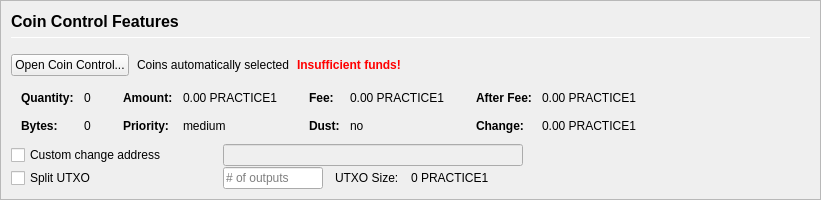
         <widget class="QFrame" name="frameCoinControl">
          <property name="sizePolicy">
           <sizepolicy hsizetype="Expanding" vsizetype="Expanding">
            <horstretch>0</horstretch>
            <verstretch>0</verstretch>
           </sizepolicy>
          </property>
          <property name="maximumSize">
           <size>
            <width>16777215</width>
            <height>16777215</height>
           </size>
          </property>
          <property name="frameShape">
           <enum>QFrame::StyledPanel</enum>
          </property>
          <property name="frameShadow">
           <enum>QFrame::Sunken</enum>
          </property>
          <layout class="QVBoxLayout" name="verticalLayoutCoinControl2">
           <property name="spacing">
            <number>0</number>
           </property>
           <property name="leftMargin">
            <number>0</number>
           </property>
           <property name="topMargin">
            <number>0</number>
           </property>
           <property name="rightMargin">
            <number>0</number>
           </property>
           <property name="bottomMargin">
            <number>0</number>
           </property>
           <item>
            <widget class="QFrame" name="frameCoinControl_BG">
             <layout class="QVBoxLayout" name="verticalLayoutCoinControl" stretch="0,0,0,0,0,0">
              <property name="spacing">
               <number>1</number>
              </property>
              <property name="leftMargin">
               <number>10</number>
              </property>
              <property name="topMargin">
               <number>10</number>
              </property>
              <item>
               <layout class="QHBoxLayout" name="horizontalLayoutCoinControl1">
                <property name="bottomMargin">
                 <number>15</number>
                </property>
                <item>
                 <layout class="QVBoxLayout" name="verticalLayout_3">
                  <property name="spacing">
                   <number>6</number>
                  </property>
                  <item>
                   <widget class="QLabel" name="labelCoinControlFeatures">
                    <property name="sizePolicy">
                     <sizepolicy hsizetype="Preferred" vsizetype="Maximum">
                      <horstretch>0</horstretch>
                      <verstretch>0</verstretch>
                     </sizepolicy>
                    </property>
                    <property name="minimumSize">
                     <size>
                      <width>0</width>
                      <height>20</height>
                     </size>
                    </property>
                    <property name="font">
                     <font>
                      <pointsize>12</pointsize>
                      <weight>75</weight>
                      <bold>true</bold>
                     </font>
                    </property>
                    <property name="styleSheet">
                     <string notr="true">font-weight:bold;</string>
                    </property>
                    <property name="text">
                     <string>Coin Control Features</string>
                    </property>
                   </widget>
                  </item>
                  <item>
                   <widget class="Line" name="line">
                    <property name="minimumSize">
                     <size>
                      <width>0</width>
                      <height>1</height>
                     </size>
                    </property>
                    <property name="maximumSize">
                     <size>
                      <width>16777215</width>
                      <height>1</height>
                     </size>
                    </property>
                    <property name="orientation">
                     <enum>Qt::Horizontal</enum>
                    </property>
                   </widget>
                  </item>
                 </layout>
                </item>
               </layout>
              </item>
              <item>
               <layout class="QHBoxLayout" name="horizontalLayoutCoinControl2" stretch="0,0,0,0">
                <property name="spacing">
                 <number>8</number>
                </property>
                <property name="bottomMargin">
                 <number>10</number>
                </property>
                <item>
                 <widget class="QPushButton" name="pushButtonCoinControl">
                  <property name="styleSheet">
                   <string notr="true"/>
                  </property>
                  <property name="text">
                   <string>Open Coin Control...</string>
                  </property>
                  <property name="autoDefault">
                   <bool>false</bool>
                  </property>
                 </widget>
                </item>
                <item>
                 <widget class="QLabel" name="labelCoinControlAutomaticallySelected">
                  <property name="text">
                   <string>Coins automatically selected</string>
                  </property>
                  <property name="margin">
                   <number>5</number>
                  </property>
                 </widget>
                </item>
                <item>
                 <widget class="QLabel" name="labelCoinControlInsuffFunds">
                  <property name="font">
                   <font>
                    <weight>75</weight>
                    <bold>true</bold>
                   </font>
                  </property>
                  <property name="styleSheet">
                   <string notr="true">color:red;font-weight:bold;</string>
                  </property>
                  <property name="text">
                   <string>Insufficient funds!</string>
                  </property>
                  <property name="margin">
                   <number>5</number>
                  </property>
                 </widget>
                </item>
                <item>
                 <spacer name="horizontalSpacerCoinControl">
                  <property name="orientation">
                   <enum>Qt::Horizontal</enum>
                  </property>
                  <property name="sizeHint" stdset="0">
                   <size>
                    <width>40</width>
                    <height>1</height>
                   </size>
                  </property>
                 </spacer>
                </item>
               </layout>
              </item>
              <item>
               <widget class="QWidget" name="widgetCoinControl" native="true">
                <property name="sizePolicy">
                 <sizepolicy hsizetype="Preferred" vsizetype="Preferred">
                  <horstretch>0</horstretch>
                  <verstretch>0</verstretch>
                 </sizepolicy>
                </property>
                <property name="minimumSize">
                 <size>
                  <width>0</width>
                  <height>0</height>
                 </size>
                </property>
                <property name="styleSheet">
                 <string notr="true"/>
                </property>
                <layout class="QHBoxLayout" name="horizontalLayoutCoinControl5">
                 <property name="leftMargin">
                  <number>0</number>
                 </property>
                 <property name="topMargin">
                  <number>0</number>
                 </property>
                 <property name="rightMargin">
                  <number>0</number>
                 </property>
                 <property name="bottomMargin">
                  <number>0</number>
                 </property>
                 <item>
                  <layout class="QHBoxLayout" name="horizontalLayoutCoinControl3" stretch="0,0,0,1">
                   <property name="spacing">
                    <number>20</number>
                   </property>
                   <property name="topMargin">
                    <number>0</number>
                   </property>
                   <property name="bottomMargin">
                    <number>10</number>
                   </property>
                   <item>
                    <layout class="QFormLayout" name="formLayoutCoinControl1">
                     <property name="horizontalSpacing">
                      <number>10</number>
                     </property>
                     <property name="verticalSpacing">
                      <number>14</number>
                     </property>
                     <property name="leftMargin">
                      <number>10</number>
                     </property>
                     <property name="topMargin">
                      <number>4</number>
                     </property>
                     <property name="rightMargin">
                      <number>6</number>
                     </property>
                     <item row="0" column="0">
                      <widget class="QLabel" name="labelCoinControlQuantityText">
                       <property name="font">
                        <font>
                         <weight>75</weight>
                         <bold>true</bold>
                        </font>
                       </property>
                       <property name="text">
                        <string>Quantity:</string>
                       </property>
                       <property name="margin">
                        <number>0</number>
                       </property>
                      </widget>
                     </item>
                     <item row="0" column="1">
                      <widget class="QLabel" name="labelCoinControlQuantity">
                       <property name="cursor">
                        <cursorShape>IBeamCursor</cursorShape>
                       </property>
                       <property name="contextMenuPolicy">
                        <enum>Qt::ActionsContextMenu</enum>
                       </property>
                       <property name="text">
                        <string notr="true">0</string>
                       </property>
                       <property name="margin">
                        <number>0</number>
                       </property>
                       <property name="textInteractionFlags">
                        <set>Qt::LinksAccessibleByMouse|Qt::TextSelectableByKeyboard|Qt::TextSelectableByMouse</set>
                       </property>
                      </widget>
                     </item>
                     <item row="1" column="0">
                      <widget class="QLabel" name="labelCoinControlBytesText">
                       <property name="font">
                        <font>
                         <weight>75</weight>
                         <bold>true</bold>
                        </font>
                       </property>
                       <property name="text">
                        <string>Bytes:</string>
                       </property>
                      </widget>
                     </item>
                     <item row="1" column="1">
                      <widget class="QLabel" name="labelCoinControlBytes">
                       <property name="cursor">
                        <cursorShape>IBeamCursor</cursorShape>
                       </property>
                       <property name="contextMenuPolicy">
                        <enum>Qt::ActionsContextMenu</enum>
                       </property>
                       <property name="text">
                        <string notr="true">0</string>
                       </property>
                       <property name="textInteractionFlags">
                        <set>Qt::LinksAccessibleByMouse|Qt::TextSelectableByKeyboard|Qt::TextSelectableByMouse</set>
                       </property>
                      </widget>
                     </item>
                    </layout>
                   </item>
                   <item>
                    <layout class="QFormLayout" name="formLayoutCoinControl2">
                     <property name="horizontalSpacing">
                      <number>10</number>
                     </property>
                     <property name="verticalSpacing">
                      <number>14</number>
                     </property>
                     <property name="leftMargin">
                      <number>6</number>
                     </property>
                     <property name="topMargin">
                      <number>4</number>
                     </property>
                     <property name="rightMargin">
                      <number>6</number>
                     </property>
                     <item row="0" column="0">
                      <widget class="QLabel" name="labelCoinControlAmountText">
                       <property name="font">
                        <font>
                         <weight>75</weight>
                         <bold>true</bold>
                        </font>
                       </property>
                       <property name="text">
                        <string>Amount:</string>
                       </property>
                       <property name="margin">
                        <number>0</number>
                       </property>
                      </widget>
                     </item>
                     <item row="0" column="1">
                      <widget class="QLabel" name="labelCoinControlAmount">
                       <property name="cursor">
                        <cursorShape>IBeamCursor</cursorShape>
                       </property>
                       <property name="contextMenuPolicy">
                        <enum>Qt::ActionsContextMenu</enum>
                       </property>
                       <property name="text">
                        <string notr="true">0.00 PRACTICE1</string>
                       </property>
                       <property name="textInteractionFlags">
                        <set>Qt::LinksAccessibleByMouse|Qt::TextSelectableByKeyboard|Qt::TextSelectableByMouse</set>
                       </property>
                      </widget>
                     </item>
                     <item row="1" column="0">
                      <widget class="QLabel" name="labelCoinControlPriorityText">
                       <property name="font">
                        <font>
                         <weight>75</weight>
                         <bold>true</bold>
                        </font>
                       </property>
                       <property name="text">
                        <string>Priority:</string>
                       </property>
                      </widget>
                     </item>
                     <item row="1" column="1">
                      <widget class="QLabel" name="labelCoinControlPriority">
                       <property name="cursor">
                        <cursorShape>IBeamCursor</cursorShape>
                       </property>
                       <property name="contextMenuPolicy">
                        <enum>Qt::ActionsContextMenu</enum>
                       </property>
                       <property name="text">
                        <string>medium</string>
                       </property>
                       <property name="textInteractionFlags">
                        <set>Qt::LinksAccessibleByMouse|Qt::TextSelectableByKeyboard|Qt::TextSelectableByMouse</set>
                       </property>
                      </widget>
                     </item>
                    </layout>
                   </item>
                   <item>
                    <layout class="QFormLayout" name="formLayoutCoinControl3">
                     <property name="horizontalSpacing">
                      <number>10</number>
                     </property>
                     <property name="verticalSpacing">
                      <number>14</number>
                     </property>
                     <property name="leftMargin">
                      <number>6</number>
                     </property>
                     <property name="topMargin">
                      <number>4</number>
                     </property>
                     <property name="rightMargin">
                      <number>6</number>
                     </property>
                     <item row="0" column="0">
                      <widget class="QLabel" name="labelCoinControlFeeText">
                       <property name="font">
                        <font>
                         <weight>75</weight>
                         <bold>true</bold>
                        </font>
                       </property>
                       <property name="text">
                        <string>Fee:</string>
                       </property>
                       <property name="margin">
                        <number>0</number>
                       </property>
                      </widget>
                     </item>
                     <item row="0" column="1">
                      <widget class="QLabel" name="labelCoinControlFee">
                       <property name="cursor">
                        <cursorShape>IBeamCursor</cursorShape>
                       </property>
                       <property name="contextMenuPolicy">
                        <enum>Qt::ActionsContextMenu</enum>
                       </property>
                       <property name="text">
                        <string notr="true">0.00 PRACTICE1</string>
                       </property>
                       <property name="textInteractionFlags">
                        <set>Qt::LinksAccessibleByMouse|Qt::TextSelectableByKeyboard|Qt::TextSelectableByMouse</set>
                       </property>
                      </widget>
                     </item>
                     <item row="1" column="0">
                      <widget class="QLabel" name="labelCoinControlLowOutputText">
                       <property name="font">
                        <font>
                         <weight>75</weight>
                         <bold>true</bold>
                        </font>
                       </property>
                       <property name="text">
                        <string>Dust:</string>
                       </property>
                      </widget>
                     </item>
                     <item row="1" column="1">
                      <widget class="QLabel" name="labelCoinControlLowOutput">
                       <property name="cursor">
                        <cursorShape>IBeamCursor</cursorShape>
                       </property>
                       <property name="contextMenuPolicy">
                        <enum>Qt::ActionsContextMenu</enum>
                       </property>
                       <property name="text">
                        <string>no</string>
                       </property>
                       <property name="textInteractionFlags">
                        <set>Qt::LinksAccessibleByMouse|Qt::TextSelectableByKeyboard|Qt::TextSelectableByMouse</set>
                       </property>
                      </widget>
                     </item>
                    </layout>
                   </item>
                   <item>
                    <layout class="QFormLayout" name="formLayoutCoinControl4">
                     <property name="horizontalSpacing">
                      <number>10</number>
                     </property>
                     <property name="verticalSpacing">
                      <number>14</number>
                     </property>
                     <property name="leftMargin">
                      <number>6</number>
                     </property>
                     <property name="topMargin">
                      <number>4</number>
                     </property>
                     <property name="rightMargin">
                      <number>6</number>
                     </property>
                     <item row="0" column="0">
                      <widget class="QLabel" name="labelCoinControlAfterFeeText">
                       <property name="font">
                        <font>
                         <weight>75</weight>
                         <bold>true</bold>
                        </font>
                       </property>
                       <property name="text">
                        <string>After Fee:</string>
                       </property>
                       <property name="margin">
                        <number>0</number>
                       </property>
                      </widget>
                     </item>
                     <item row="0" column="1">
                      <widget class="QLabel" name="labelCoinControlAfterFee">
                       <property name="cursor">
                        <cursorShape>IBeamCursor</cursorShape>
                       </property>
                       <property name="contextMenuPolicy">
                        <enum>Qt::ActionsContextMenu</enum>
                       </property>
                       <property name="text">
                        <string notr="true">0.00 PRACTICE1</string>
                       </property>
                       <property name="textInteractionFlags">
                        <set>Qt::LinksAccessibleByMouse|Qt::TextSelectableByKeyboard|Qt::TextSelectableByMouse</set>
                       </property>
                      </widget>
                     </item>
                     <item row="1" column="0">
                      <widget class="QLabel" name="labelCoinControlChangeText">
                       <property name="font">
                        <font>
                         <weight>75</weight>
                         <bold>true</bold>
                        </font>
                       </property>
                       <property name="text">
                        <string>Change:</string>
                       </property>
                      </widget>
                     </item>
                     <item row="1" column="1">
                      <widget class="QLabel" name="labelCoinControlChange">
                       <property name="cursor">
                        <cursorShape>IBeamCursor</cursorShape>
                       </property>
                       <property name="contextMenuPolicy">
                        <enum>Qt::ActionsContextMenu</enum>
                       </property>
                       <property name="text">
                        <string notr="true">0.00 PRACTICE1</string>
                       </property>
                       <property name="textInteractionFlags">
                        <set>Qt::LinksAccessibleByMouse|Qt::TextSelectableByKeyboard|Qt::TextSelectableByMouse</set>
                       </property>
                      </widget>
                     </item>
                    </layout>
                   </item>
                  </layout>
                 </item>
                </layout>
               </widget>
              </item>
              <item>
               <layout class="QHBoxLayout" name="horizontalLayoutCoinControl4">
                <property name="spacing">
                 <number>12</number>
                </property>
                <property name="sizeConstraint">
                 <enum>QLayout::SetDefaultConstraint</enum>
                </property>
                <property name="topMargin">
                 <number>0</number>
                </property>
                <property name="rightMargin">
                 <number>0</number>
                </property>
                <item>
                 <widget class="QCheckBox" name="checkBoxCoinControlChange">
                  <property name="sizePolicy">
                   <sizepolicy hsizetype="Preferred" vsizetype="Preferred">
                    <horstretch>0</horstretch>
                    <verstretch>0</verstretch>
                   </sizepolicy>
                  </property>
                  <property name="minimumSize">
                   <size>
                    <width>200</width>
                    <height>0</height>
                   </size>
                  </property>
                  <property name="maximumSize">
                   <size>
                    <width>200</width>
                    <height>16777215</height>
                   </size>
                  </property>
                  <property name="toolTip">
                   <string>If this is activated, but the change address is empty or invalid, change will be sent to a newly generated address.</string>
                  </property>
                  <property name="text">
                   <string>Custom change address</string>
                  </property>
                 </widget>
                </item>
                <item>
                 <widget class="QValidatedLineEdit" name="lineEditCoinControlChange">
                  <property name="enabled">
                   <bool>false</bool>
                  </property>
                  <property name="sizePolicy">
                   <sizepolicy hsizetype="Preferred" vsizetype="Preferred">
                    <horstretch>0</horstretch>
                    <verstretch>0</verstretch>
                   </sizepolicy>
                  </property>
                  <property name="minimumSize">
                   <size>
                    <width>300</width>
                    <height>0</height>
                   </size>
                  </property>
                 </widget>
                </item>
                <item>
                 <widget class="QLabel" name="labelCoinControlChangeLabel">
                  <property name="sizePolicy">
                   <sizepolicy hsizetype="Preferred" vsizetype="Preferred">
                    <horstretch>0</horstretch>
                    <verstretch>0</verstretch>
                   </sizepolicy>
                  </property>
                  <property name="minimumSize">
                   <size>
                    <width>100</width>
                    <height>0</height>
                   </size>
                  </property>
                  <property name="text">
                   <string/>
                  </property>
                  <property name="margin">
                   <number>3</number>
                  </property>
                 </widget>
                </item>
               </layout>
              </item>
              <item>
               <layout class="QHBoxLayout" name="horizontalLayoutCoinControl6">
                <property name="spacing">
                 <number>12</number>
                </property>
                <property name="rightMargin">
                 <number>0</number>
                </property>
                <item>
                 <widget class="QCheckBox" name="splitBlockCheckBox">
                  <property name="sizePolicy">
                   <sizepolicy hsizetype="Preferred" vsizetype="Preferred">
                    <horstretch>0</horstretch>
                    <verstretch>0</verstretch>
                   </sizepolicy>
                  </property>
                  <property name="minimumSize">
                   <size>
                    <width>200</width>
                    <height>0</height>
                   </size>
                  </property>
                  <property name="maximumSize">
                   <size>
                    <width>200</width>
                    <height>16777215</height>
                   </size>
                  </property>
                  <property name="text">
                   <string>Split UTXO</string>
                  </property>
                 </widget>
                </item>
                <item>
                 <widget class="QLineEdit" name="splitBlockLineEdit">
                  <property name="sizePolicy">
                   <sizepolicy hsizetype="Preferred" vsizetype="Preferred">
                    <horstretch>50</horstretch>
                    <verstretch>0</verstretch>
                   </sizepolicy>
                  </property>
                  <property name="minimumSize">
                   <size>
                    <width>100</width>
                    <height>0</height>
                   </size>
                  </property>
                  <property name="maximumSize">
                   <size>
                    <width>100</width>
                    <height>16777215</height>
                   </size>
                  </property>
                  <property name="placeholderText">
                   <string># of outputs</string>
                  </property>
                 </widget>
                </item>
                <item>
                 <widget class="QLabel" name="labelBlockSizeText">
                  <property name="text">
                   <string>UTXO Size:</string>
                  </property>
                 </widget>
                </item>
                <item>
                 <widget class="QLabel" name="labelBlockSize">
                  <property name="text">
                   <string>0 PRACTICE1</string>
                  </property>
                 </widget>
                </item>
                <item>
                 <spacer name="horizontalSpacer_7">
                  <property name="orientation">
                   <enum>Qt::Horizontal</enum>
                  </property>
                  <property name="sizeHint" stdset="0">
                   <size>
                    <width>40</width>
                    <height>20</height>
                   </size>
                  </property>
                 </spacer>
                </item>
               </layout>
              </item>
              <item>
               <spacer name="verticalSpacerCoinControl">
                <property name="orientation">
                 <enum>Qt::Vertical</enum>
                </property>
                <property name="sizeHint" stdset="0">
                 <size>
                  <width>800</width>
                  <height>1</height>
                 </size>
                </property>
               </spacer>
              </item>
             </layout>
            </widget>
           </item>
          </layout>
         </widget>
